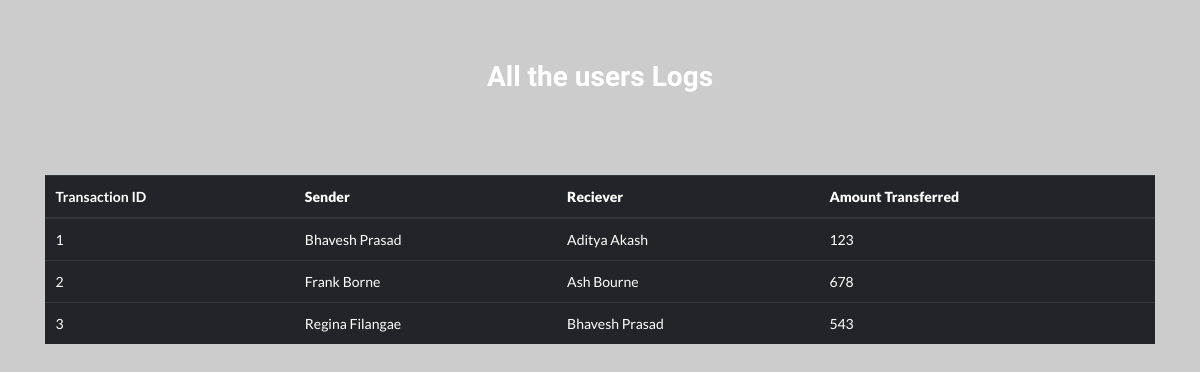
Page /logs on the earlier database version.
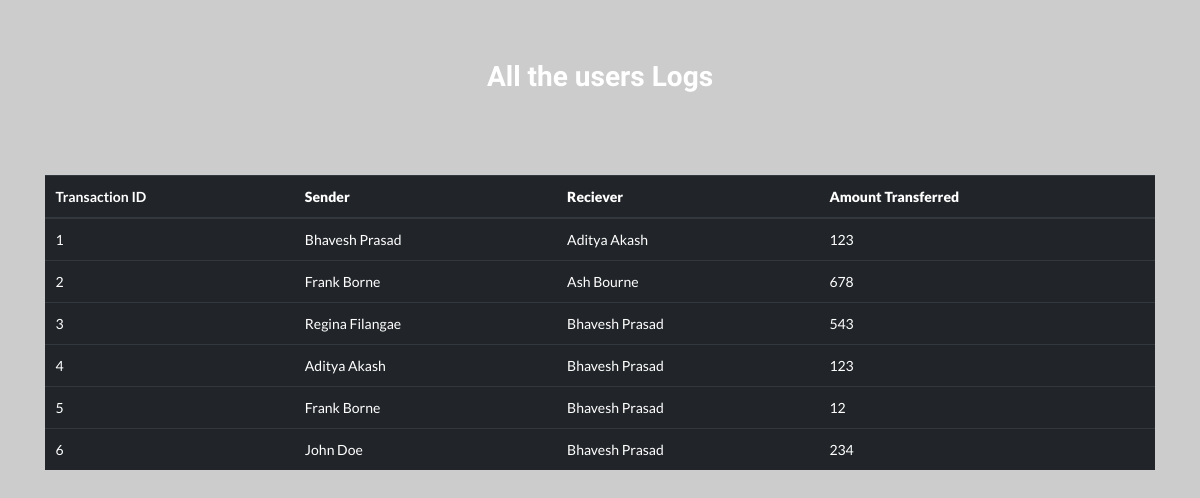
Same page on the later database version.
### tables this page shows
CREATE TABLE LOGS (  TRANSACTION_ID integer primary key AUTOINCREMENT, Sender text  , Reciever text ,credit_number number);

### Sparks/__init__.py (the view)
@app.route('/logs')
def logs():
   con=sql.connect('Database.db')
   cur=con.cursor()
   log=cur.execute('Select * from logs').fetchall()
   return render_template('Logs.html',user_logs=log)

### Sparks/Templates/Logs.html (shortened to what this page needs)
<!doctype html>
<html lang="en">
  <head>
    <link rel="stylesheet" href="https://stackpath.bootstrapcdn.com/bootstrap/4.1.3/css/bootstrap.min.css">
    <link rel="stylesheet" href="https://cdn.jsdelivr.net/npm/semantic-ui@2.4.2/dist/semantic.min.css">
    <h1 style="text-align: center;margin-top: 2%  ; padding:1%;color: white;font-family: 'Shadows Into Light', cursive;">All the users Logs</i></h1>
  </head>
  <body>
    <div class="container" style="margin-top: 4%;padding-top: 2%; position: relative;background-color: rgba(143, 138, 138, 0);">
        <table class=" table table-boderless table-dark" >
            <thead>
              <tr>
                <th scope="col">Transaction ID</th>
                <th scope="col"><b>Sender</b></th>
                <th scope="col"><b>Reciever</b></th>
                <th scope="col"><b>Amount Transferred</b></th>
              </tr>
            </thead>
            <tbody>
              {% for log in user_logs %}
              <tr>
                <td>{{log[0]}}</td>
                <td>{{log[1]}}</td>
                <td>{{log[2]}}</td>
                <td>{{log[3]}}</td>
              </tr>
              {% endfor %}
            </tbody>
          </table>
    </div>
  </body>
</html>

Differences in the rows shown:
added LOGS: TRANSACTION_ID "4", Sender "Aditya Akash", Reciever "Bhavesh Prasad", credit_number "123"
added LOGS: TRANSACTION_ID "5", Sender "Frank Borne", Reciever "Bhavesh Prasad", credit_number "12"
added LOGS: TRANSACTION_ID "6", Sender "John Doe", Reciever "Bhavesh Prasad", credit_number "234"
